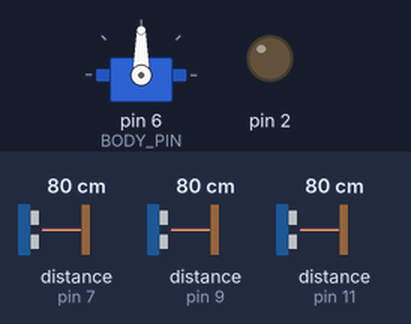
The sketch below on a simulated Arduino Uno, built with avr-gcc and run on an emulated ATmega328P. On the bench: servo, output pins drawn as LEDs (lit = HIGH). The inputs (shaded band) are chosen by the test bench; at power-on: distance to the obstacle (sensors on pin 7, pin 11, pin 9) 80 cm. The echo pulse lasts 58.3 µs per cm.

Above: at 2.7 s.
2.8 s: distance to the obstacle (sensor on pin 7) set to 74 cm
At 5.46 s:
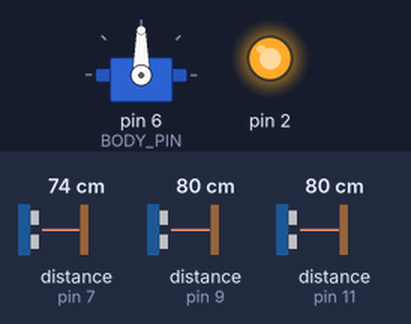
6.1 s: distance to the obstacle (sensor on pin 7) set to 67 cm
At 7.8 s:
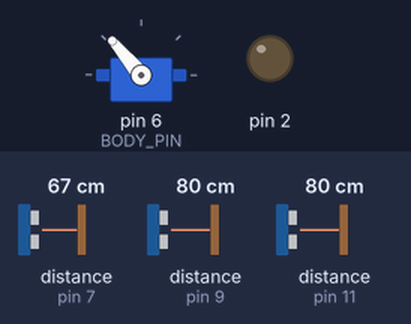
8.5 s: distance to the obstacle (sensor on pin 11) set to 59 cm
11.8 s: distance to the obstacle (sensor on pin 11) set to 54 cm
At 15.0 s:
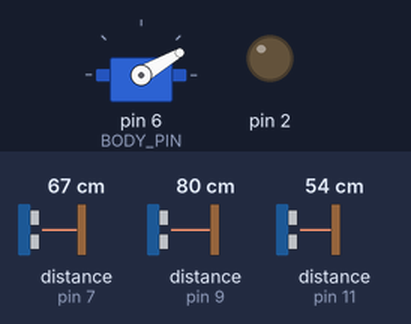
15.1 s: distance to the obstacle (sensor on pin 7) set to 48 cm
17.7 s: distance to the obstacle (sensor on pin 7) set to 41 cm
At 18.53 s:
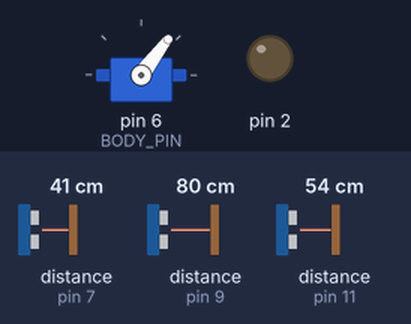
Timing chart, 0 to 22.0 s (numbered marks = the images above; inputs shaded):
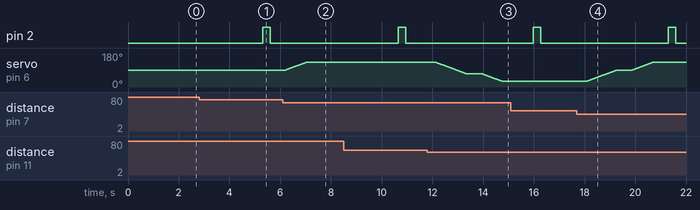

The sketch:

Gonzalo_Body.ino
```cpp
/*
 * Servo Gonzalo
 * This arduino manage the sonar and movements of body
 */
#include <Servo.h>
#include <NewPing.h>

#define MAX_DISTANCE 200 // Maximum distance we want to ping for (in centimeters). Maximum sensor distance is rated at 400-500cm.

#define TRIGGER_PIN1  12  // Arduino pin tied to trigger pin on the ultrasonic sensor.
#define ECHO_PIN1     11  // Arduino pin tied to echo pin on the ultrasonic sensor.

#define TRIGGER_PIN2  10  // Arduino pin tied to trigger pin on the ultrasonic sensor.
#define ECHO_PIN2    9  // Arduino pin tied to echo pin on the ultrasonic sensor.

#define TRIGGER_PIN3  8  // Arduino pin tied to trigger pin on the ultrasonic sensor.
#define ECHO_PIN3    7  // Arduino pin tied to echo pin on the ultrasonic sensor.

//Right
NewPing right(TRIGGER_PIN1, ECHO_PIN1, MAX_DISTANCE); // NewPing setup of pins and maximum distance.
//Center
NewPing center(TRIGGER_PIN2, ECHO_PIN2, MAX_DISTANCE); // NewPing setup of pins and maximum distance.
//Left
NewPing left(TRIGGER_PIN3, ECHO_PIN3, MAX_DISTANCE); // NewPing setup of pins and maximum distance.
//distance of every sonar
int distR, distL, distC;
double sonarTime;
//Servo for the rotation and its position
#define BODY_PIN 6
Servo bodyMotor;

//Variable to manage Hello
long helloTime;

void setup() {
  //BODY
  //Serial.begin(9600);
  bodyMotor.attach(BODY_PIN);
  bodyMotor.write(90);
  delay(500);
  bodyMotor.detach();
  distR=right.ping_cm();
  delay(30);
  distC=center.ping_cm();
  delay(30);
  distL=left.ping_cm();
  if(distL==0)
    distL=400;
  if(distC==0)
    distC=400;
  if(distR==0)
    distR=400;
  //Set up hello
  helloTime=0;
  pinMode(2, OUTPUT);
  digitalWrite(2, LOW);
  delay(1000);
}

void loop() {
  checkSonar();
  if(millis()-helloTime>=5000 && (distC>=50 && distC<=100))
  {
    //Serial.println("CIAO");
    sayHello();
    helloTime=millis();
  }
  delay(500);
}

//MANAGE SONAR AND ROTATION OF ROBOT
void checkSonar()
{
  distR=right.ping_cm();
  delay(30);
  distC=center.ping_cm();
  delay(30);
  distL=left.ping_cm();
  delay(30);
  if(distL==0)
    distL=400;
  if(distC==0)
    distC=400;
  if(distR==0)
    distR=400;
  bodyMotor.attach(BODY_PIN);
  if(distR+10<distC && distR+10<distL){
    for(int i=0;i<60;i++)
    {
      if(bodyMotor.read()>30)
        bodyMotor.write(bodyMotor.read()-1);
      else
        break;
      delay(20);
    }
  }
  if(distL+10<distC && distL+10<distR){
    for(int i=0;i<60;i++)
    {
      if(bodyMotor.read()<130)
        bodyMotor.write(bodyMotor.read()+1);
      else
        break;
      delay(20);
    }
  }
  bodyMotor.detach();
  //Serial.print("Ping1: ");
  //Serial.print(distR ); // Send ping, get distance in cm and print result (0 = outside set distance range)

  //Serial.print("Ping2: ");
  //Serial.print(distC ); // Send ping, get distance in cm and print result (0 = outside set distance range)

  //Serial.print("Ping3: ");
  //Serial.println(distL ); // Send ping, get distance in cm and print result (0 = outside set distance range)
}

void sayHello()
{
  /*
   * Send to the secondary arduino the command to say hello
   */
  digitalWrite(2,HIGH);
  delay(300);
  digitalWrite(2,LOW);
}
```

Measured:
- the behaviour switches between 70 and 69 cm on distance to the obstacle (sensor on pin 7) (found by bisection; images 1 and 2)
- the behaviour switches between 57 and 56 cm on distance to the obstacle (sensor on pin 11) (found by bisection; images 2 and 3)
- the behaviour switches between 44 and 43 cm on distance to the obstacle (sensor on pin 7) (found by bisection; images 3 and 4)
- after the input at 6.1 s, servo on pin 6 (BODY_PIN): moves from 90° to 130° over 0.78 s, starting after 0.12 s
- after the input at 11.8 s, servo on pin 6 (BODY_PIN): moves from 130° to 30° over 2.6 s, starting after 0.36 s
- after the input at 17.7 s, servo on pin 6 (BODY_PIN): moves from 30° to 130° over 2.6 s, starting after 0.38 s
